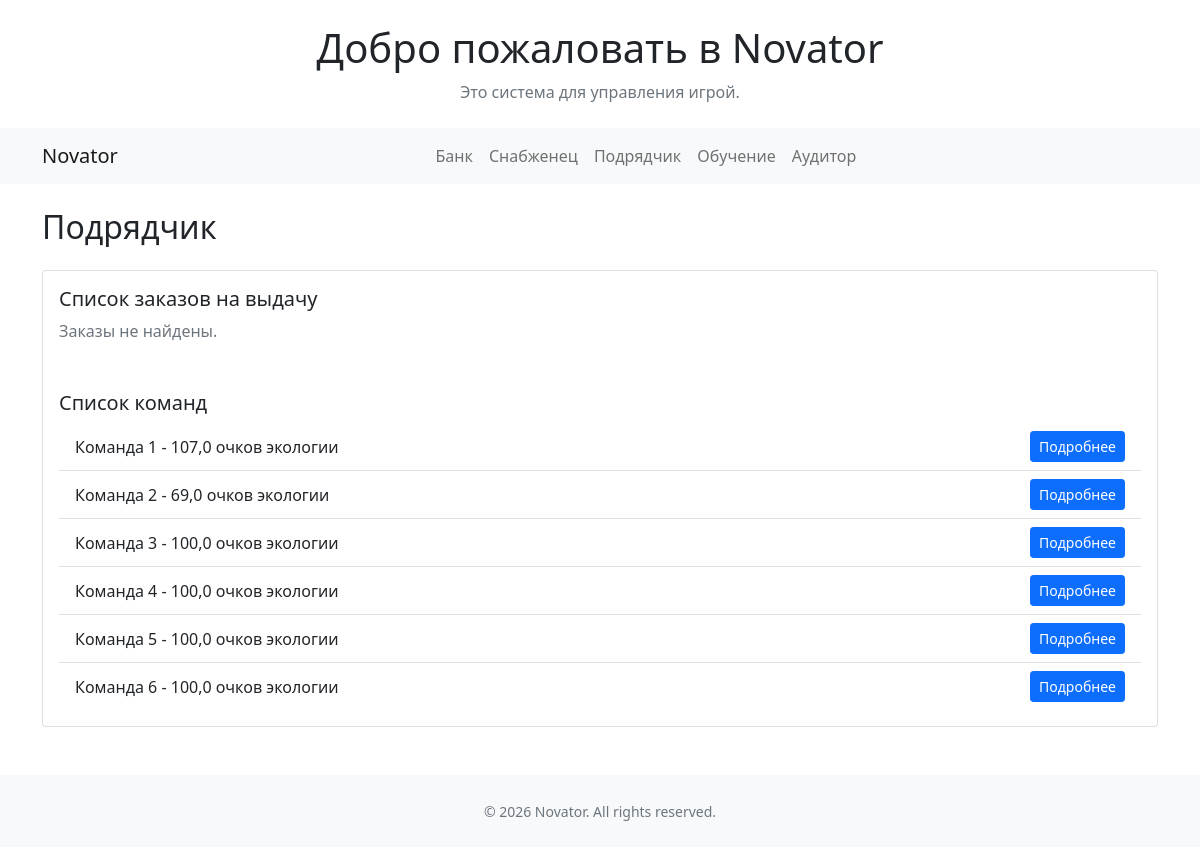
The page /contactor/ (signed in) on the database its author committed.
### main/models.py (models this page shows, shortened)
class Team(models.Model):
    name = models.CharField(max_length=100, verbose_name='Имя команды')
    slug = models.SlugField(max_length=100)
    status = models.BooleanField(default=False, verbose_name='Активно')
    learn_les = models.BooleanField(default=False, verbose_name='Мастер ЛЭС')
    learn_grs = models.BooleanField(default=False, verbose_name='Оператор ГРС')
    learn_ks = models.BooleanField(default=False, verbose_name='Инженер ГKС')
    auto = models.IntegerField(default=0, verbose_name='Автотранспорт')

class EcoScore(models.Model):
    team = models.OneToOneField(Team, on_delete=models.CASCADE, related_name='eco_scores')
    score = models.FloatField(max_length=10, verbose_name='Всего баллов')

### contactor/views.py (the view)
# urls.py: path('', views.index, name='index'),
def index(request):
    zakazy = Zakaz.objects.filter(status__pk=2,payment=True,issued=False,category__slug='eco', team__name__in=request.user.userprofile.teams.values_list('name', flat=True))
    zakazy_items = ZakazItem.objects.filter(zakaz__in=zakazy)
    teams = Team.objects.filter(status=True, name__in=request.user.userprofile.teams.values_list('name', flat=True))
    return render(request, 'contactor/index.html', {'teams': teams, 'zakazy': zakazy, 'zakazy_items': zakazy_items})

### templates/contactor/index.html (shortened to what this page needs)
{% extends "base.html" %}
{% load static %}
{% block content %}
<div class="container my-4">
  <h2 class="mb-4">Подрядчик</h2>
  <div class="card">
    <div class="card-body">
      <h5 class="card-title">Список заказов на выдачу</h5>
      {% if zakazy %}
        <div class="table-responsive">
          <table class="table table-hover">
            <thead class="table-light">
              <tr>
                <th>#</th>
                <th>Команда</th>
                <th>Материал</th>
                <th>Год</th>
                <th>Всего очков экологии</th>
                <th>Действия</th>
              </tr>
            </thead>
            <tbody>
              {% for zakaz in zakazy %}
              <tr>
                <td>{{ zakaz.id }}</td>
                <td>{{ zakaz.team.name }}</td>
                <td>{% for item in zakazy_items %}
                {% if item.zakaz.id == zakaz.id %}{{ item.material.name }}- {{ item.quantity|floatformat:0 }} шт.<br>{% endif %}{% endfor %}</td>
                <td>{{ zakaz.year }}</td>
                <td>+{{ zakaz.total_eco_score }}</td>
                <td>
                <div class="d-flex flex-row gap-2">
                  <a href="{% url 'contactor:shipment' zakaz.id %}" class="btn btn-success btn-sm">Выдать</a>
                </div>
                </td>
              </tr>
              {% endfor %}
            </tbody>
          </table>
        </div>
      {% else %}
        <p class="text-muted">Заказы не найдены.</p>
        {% endif %}
    </div>
    <div class="card-body">
      <h5 class="card-title">Список команд</h5>
      <ul class="list-group list-group-flush">
        {% for team in teams %}
        <li class="list-group-item d-flex justify-content-between align-items-center">
          {{ team.name }} - {{ team.eco_scores.score }} очков экологии
          <a href="{% url 'contactor:team_detail' team.id %}" class="btn btn-primary btn-sm">Подробнее</a>
        </li>
        {% endfor %}
      </ul>
    </div>
  </div>
</div>
{% endblock %}

### rows shown on the page
Team: name "Команда 1", eco_scores.score "107,0"
Team: name "Команда 2", eco_scores.score "69,0"
Team: name "Команда 3", eco_scores.score "100,0"
Team: name "Команда 4", eco_scores.score "100,0"
Team: name "Команда 5", eco_scores.score "100,0"
Team: name "Команда 6", eco_scores.score "100,0"

### other values the page prints
{{ year|default:2026 }} "2026"
